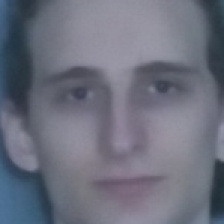
#> input picture Data processing utils/Gaussian blur (opencv)/data/1.jpg, 224 x 224 px
$ python gaussian_blur.py
#> lines starting #> are read from the running program, lines starting #| are printed output that depends on the picture
import cv2 as cv
import numpy as np

img=cv.imread("data/1.jpg")
#> img is the input picture: shape (224, 224, 3); mean B, G, R 125.8, 111.9, 109
# apply guassian blur on src image
for i in range(0,20):
    img = cv.GaussianBlur(img,(223,223),cv.BORDER_DEFAULT)
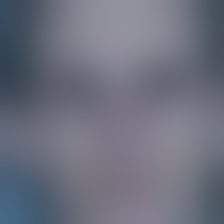
#> img: shape (224, 224, 3); mean B, G, R 125.8, 111.9, 109.1
# display input and output image
cv.imshow("Gaussian Smoothing",img)
cv.waitKey(0) # waits until a key is pressed
cv.destroyAllWindows() # destroys the window showing image

$ run again, with Data processing utils/Gaussian blur (opencv)/data/2.jpg copied over Data processing utils/Gaussian blur (opencv)/data/1.jpg
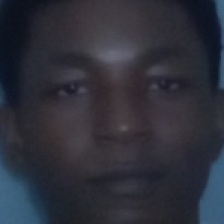
#> input picture Data processing utils/Gaussian blur (opencv)/data/2.jpg, 224 x 224 px
#> img is the input picture: shape (224, 224, 3); mean B, G, R 57.9, 47.9, 46.3
#> after the loop `for i in range(0,20):`:
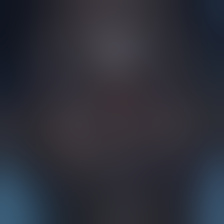
#> img: shape (224, 224, 3); mean B, G, R 57.7, 47.8, 46.3
